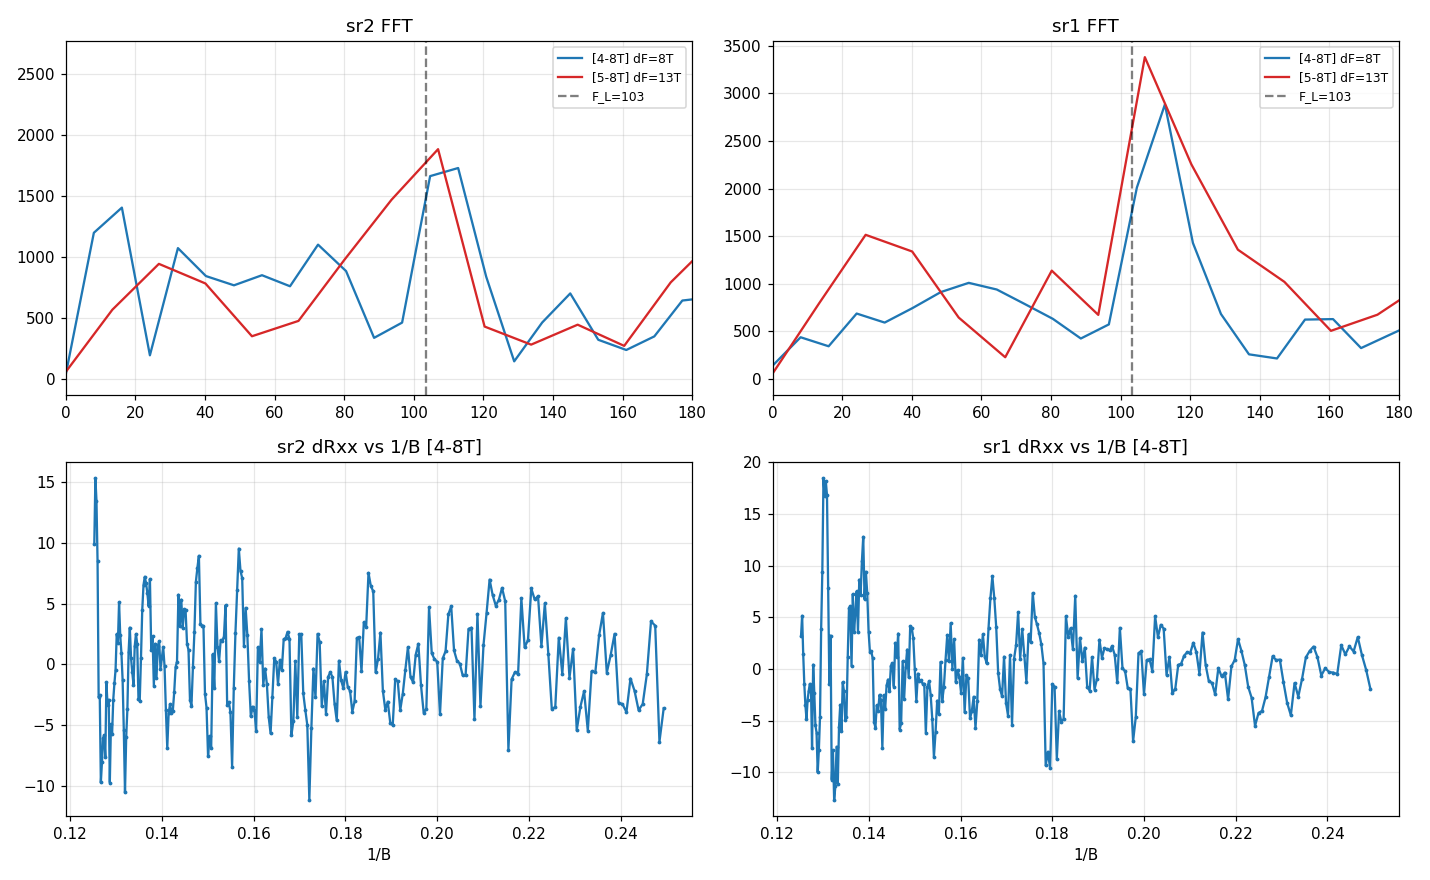

This figure's Python source:
import numpy as np, os, json, matplotlib
matplotlib.use('Agg'); import matplotlib.pyplot as plt
import scipy.constants as cst
from scipy.signal import find_peaks
d="data/5"
cols=json.load(open(os.path.join(d,"metadata.json")))["columns"]
raw=np.genfromtxt(os.path.join(d,"data.tsv"),delimiter="\t")
C={}; seen={}
for i,c in enumerate(cols):
    k=c if c not in seen else c+f".{seen[c]}"; seen[c]=seen.get(c,0)+1; C[k]=raw[:,i]
B=C['magnet_mag']; I=np.abs(C['sr0_X']/1e6)
def proj(ch):
    X=C[ch+'_X']; Y=C[ch+'_Y']; th=np.arctan2(np.median(Y),np.median(X))
    return (X*np.cos(th)+Y*np.sin(th))/I, (-X*np.sin(th)+Y*np.cos(th))/I
R2,q2=proj('sr2'); R1,q1=proj('sr1')
m=B>0.02; o=np.argsort(B[m]); B=B[m][o]; R2=R2[m][o]; R1=R1[m][o]; q2=q2[m][o]
FL=cst.h*10e16/(4*cst.e)
noise=np.std(np.diff(q2))/np.sqrt(2)
print(f"F_L(n=10e12)={FL:.0f}T  quad-noise={noise:.2f} Ohm")
# onset: sliding-window dRxx amplitude (detrended locally) vs noise
print("onset scan (sliding 0.8T window, sr2 dRxx amp vs noise %.2f):"%noise)
for bc in np.arange(2.5,7.6,0.5):
    sel=(B>bc-0.4)&(B<bc+0.4)
    if sel.sum()<15: continue
    p=np.polyfit(B[sel],R2[sel],2); dr=R2[sel]-np.polyval(p,B[sel])
    print(f"   B~{bc:.1f}T: dRxx_amp={np.std(dr):.2f} Ohm  (SNR {np.std(dr)/noise:.1f})")
# FFT over high-field windows
fig,ax=plt.subplots(2,2,figsize=(13,8))
for col,(ch,R) in enumerate([('sr2',R2),('sr1',R1)]):
    for Blo,cc in [(4.0,'C0'),(5.0,'C3')]:
        sel=(B>=Blo)&(B<=7.99); Bw=B[sel]; Rw=R[sel]
        p=np.polyfit(Bw,Rw,3); dR=Rw-np.polyval(p,Bw)
        invB=1/Bw; ordr=np.argsort(invB); ub=np.linspace(invB[ordr].min(),invB[ordr].max(),4096)
        dRi=np.interp(ub,invB[ordr],dR[ordr]); win=np.hanning(len(dRi))
        F=np.fft.rfftfreq(len(ub),d=ub[1]-ub[0]); A=np.abs(np.fft.rfft((dRi-dRi.mean())*win))
        fl=np.median(A[(F>15)&(F<200)])
        pk,_=find_peaks(A,height=fl*4,distance=4); pk=pk[(F[pk]>10)&(F[pk]<200)]; pk=pk[np.argsort(A[pk])[::-1]]
        lab=f"[{Blo:.0f}-8T] dF={1/(invB.max()-invB.min()):.0f}T"
        pks=", ".join(f"{F[k]:.0f}T(SNR{A[k]/fl:.1f})" for k in pk[:4]) if len(pk) else "no peaks>4x"
        print(f"  {ch} {lab}: dR_amp={np.std(dR):.2f}  {pks}")
        ax[0,col].plot(F,A,color=cc,label=lab); 
    ax[0,col].axvline(FL,color='k',ls='--',alpha=.5,label=f'F_L={FL:.0f}')
    ax[0,col].set_xlim(0,180); ax[0,col].set_title(f'{ch} FFT'); ax[0,col].legend(fontsize=8); ax[0,col].grid(alpha=.3)
    sel=(B>=4)&(B<=7.99); p=np.polyfit(B[sel],R[sel],3)
    ax[1,col].plot(1/B[sel],R[sel]-np.polyval(p,B[sel]),'.-',ms=3); ax[1,col].set_xlabel('1/B'); ax[1,col].set_title(f'{ch} dRxx vs 1/B [4-8T]'); ax[1,col].grid(alpha=.3)
plt.tight_layout(); plt.savefig('hera_scratch/fft5.png',dpi=110); print("saved")
